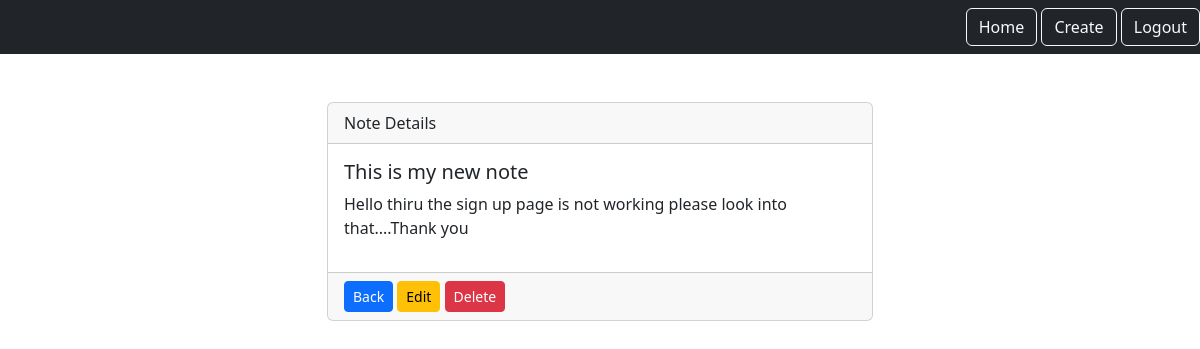
Page /smart/notes/8 (signed in) on the committed database.
### notes/models.py (models this page shows)
class Notes(models.Model):
    title=models.CharField(max_length=200)
    text=models.TextField()
    created=models.DateTimeField(auto_now_add=True)
    user=models.ForeignKey(User, on_delete=models.CASCADE,related_name='notes')

### notes/views.py (the view)
# urls.py: path('notes/<int:pk>',views.NotesDetailView.as_view(),name='notes.detail'),
class NotesDetailView(LoginRequiredMixin,DetailView):
    model=Notes
    context_object_name='note'
    login_url='/login'
    def get_queryset(self):
        return self.request.user.notes.all()

### notes/templates/notes/notes_detail.html
{% extends 'base.html' %}
{% load static %}
{% block content %}
    <div class="row justify-content-center">
        <div class="col-md-6">
            <div class="card">
                <div class="card-header">Note Details</div>
                <div class="card-body">
                    <h1 class="fs-5">{{note.title}}</h1>
                    <p>{{note.text}}</p>
                </div>
                <div class="card-footer">
                    <a href="{% url 'notes.list' %}" class="btn btn-sm btn-primary">Back</a>
                    <a href="{% url 'notes.update' pk=note.id %}" class="btn btn-sm btn-warning">Edit</a>
                    <a href="{% url 'notes.delete' pk=note.id %}" class="btn btn-sm btn-danger">Delete</a>
                </div>
            </div>
        </div>
    </div>
{% endblock %}

### rows in the picture
Notes: title "This is my new note", text "Hello thiru the sign up page is not working please look into that....Thank you"
